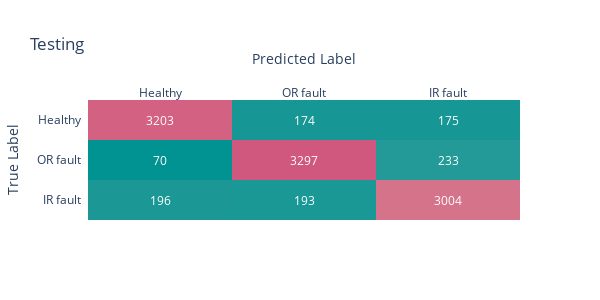

Here is the notebook cell this chart was saved with:
### Code cell
# testing
# Construimos una visualización para la matriz de confusión
z_test = confusion_matrix(np.argmax(testy,axis=1), np.argmax(pred_test,axis=1))
# Reformateo la matriz para que me quede mejor el gráfico
z_test[[0,2],:] = z_test[[2,0],:]
x = ['Healthy', 'OR fault', 'IR fault']
y = ['IR fault', 'OR fault', 'Healthy']
z_text = [[str(y) for y in x] for x in z_test]
heatmap = ff.create_annotated_heatmap(z_test, x=x, y=y, annotation_text=z_text, colorscale='tealrose')
heatmap.update_layout(title_text='Testing',height=300,width=600,
                      xaxis_title="Predicted Label",yaxis_title="True Label")
heatmap.show()

### Figure 1 — Plotly figure (JSON) as saved in the notebook; plotly's stock layout.template omitted (floating-point values rounded to 4 significant figures)
{"data": [{"colorscale": [[0, "rgb(0, 147, 146)"], [0.1667, "rgb(114, 170, 161)"], [0.3333, "rgb(177, 199, 179)"], [0.5, "rgb(241, 234, 200)"], [0.6667, "rgb(229, 185, 173)"], [0.8333, "rgb(217, 137, 148)"], [1, "rgb(208, 88, 126)"]], "reversescale": false, "showscale": false, "type": "heatmap", "x": ["Healthy", "OR fault", "IR fault"], "y": ["IR fault", "OR fault", "Healthy"], "z": [[196, 193, 3004], [70, 3297, 233], [3203, 174, 175]]}], "layout": {"annotations": [{"font": {"color": "#FFFFFF"}, "showarrow": false, "text": "196", "x": "Healthy", "xref": "x", "y": "IR fault", "yref": "y"}, {"font": {"color": "#FFFFFF"}, "showarrow": false, "text": "193", "x": "OR fault", "xref": "x", "y": "IR fault", "yref": "y"}, {"font": {"color": "#FFFFFF"}, "showarrow": false, "text": "3004", "x": "IR fault", "xref": "x", "y": "IR fault", "yref": "y"}, {"font": {"color": "#FFFFFF"}, "showarrow": false, "text": "70", "x": "Healthy", "xref": "x", "y": "OR fault", "yref": "y"}, {"font": {"color": "#FFFFFF"}, "showarrow": false, "text": "3297", "x": "OR fault", "xref": "x", "y": "OR fault", "yref": "y"}, {"font": {"color": "#FFFFFF"}, "showarrow": false, "text": "233", "x": "IR fault", "xref": "x", "y": "OR fault", "yref": "y"}, {"font": {"color": "#FFFFFF"}, "showarrow": false, "text": "3203", "x": "Healthy", "xref": "x", "y": "Healthy", "yref": "y"}, {"font": {"color": "#FFFFFF"}, "showarrow": false, "text": "174", "x": "OR fault", "xref": "x", "y": "Healthy", "yref": "y"}, {"font": {"color": "#FFFFFF"}, "showarrow": false, "text": "175", "x": "IR fault", "xref": "x", "y": "Healthy", "yref": "y"}], "height": 300, "title": {"text": "Testing"}, "width": 600, "xaxis": {"dtick": 1, "gridcolor": "rgb(0, 0, 0)", "side": "top", "ticks": "", "title": {"text": "Predicted Label"}}, "yaxis": {"dtick": 1, "ticks": "", "ticksuffix": "  ", "title": {"text": "True Label"}}}}
